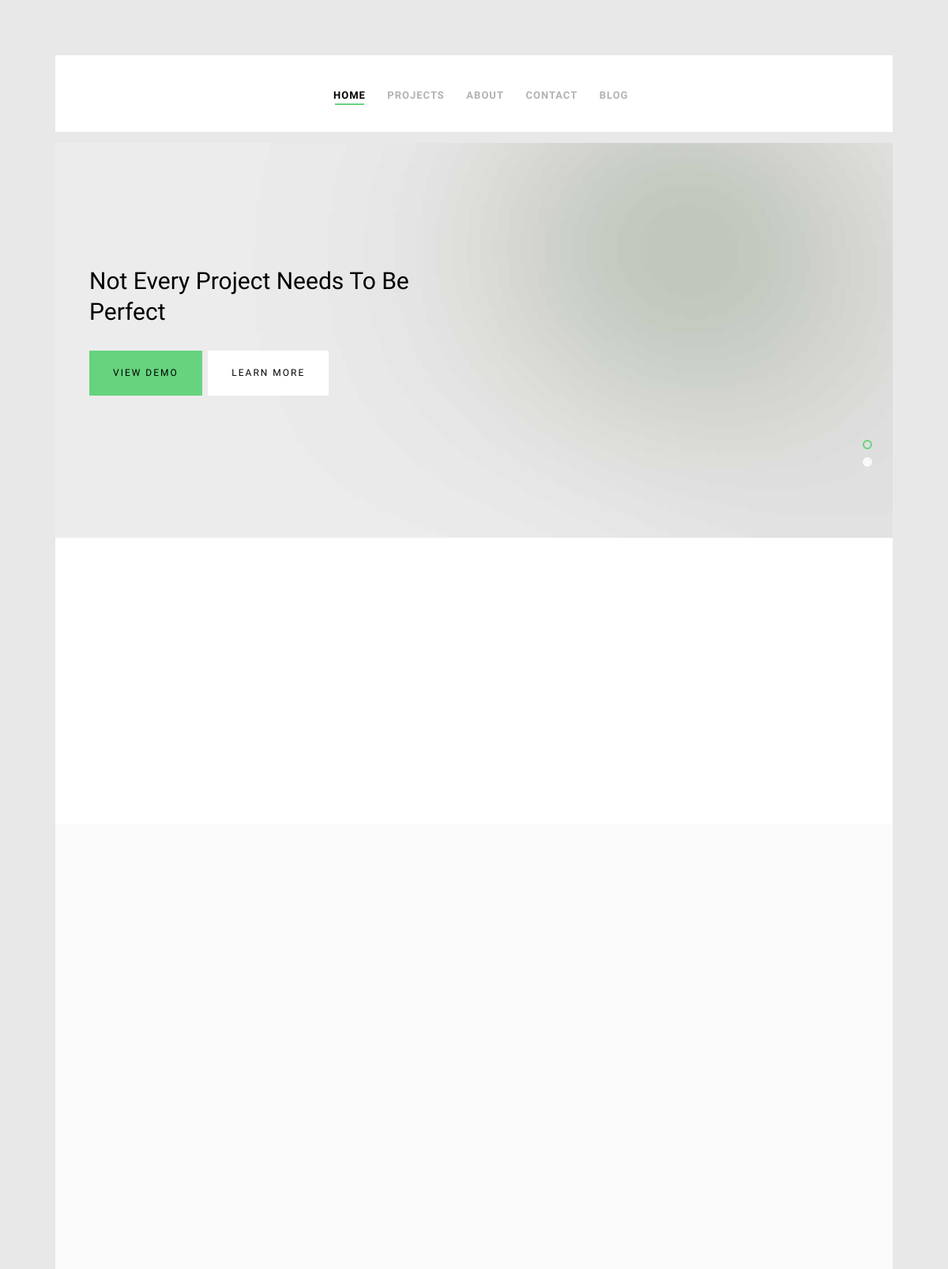
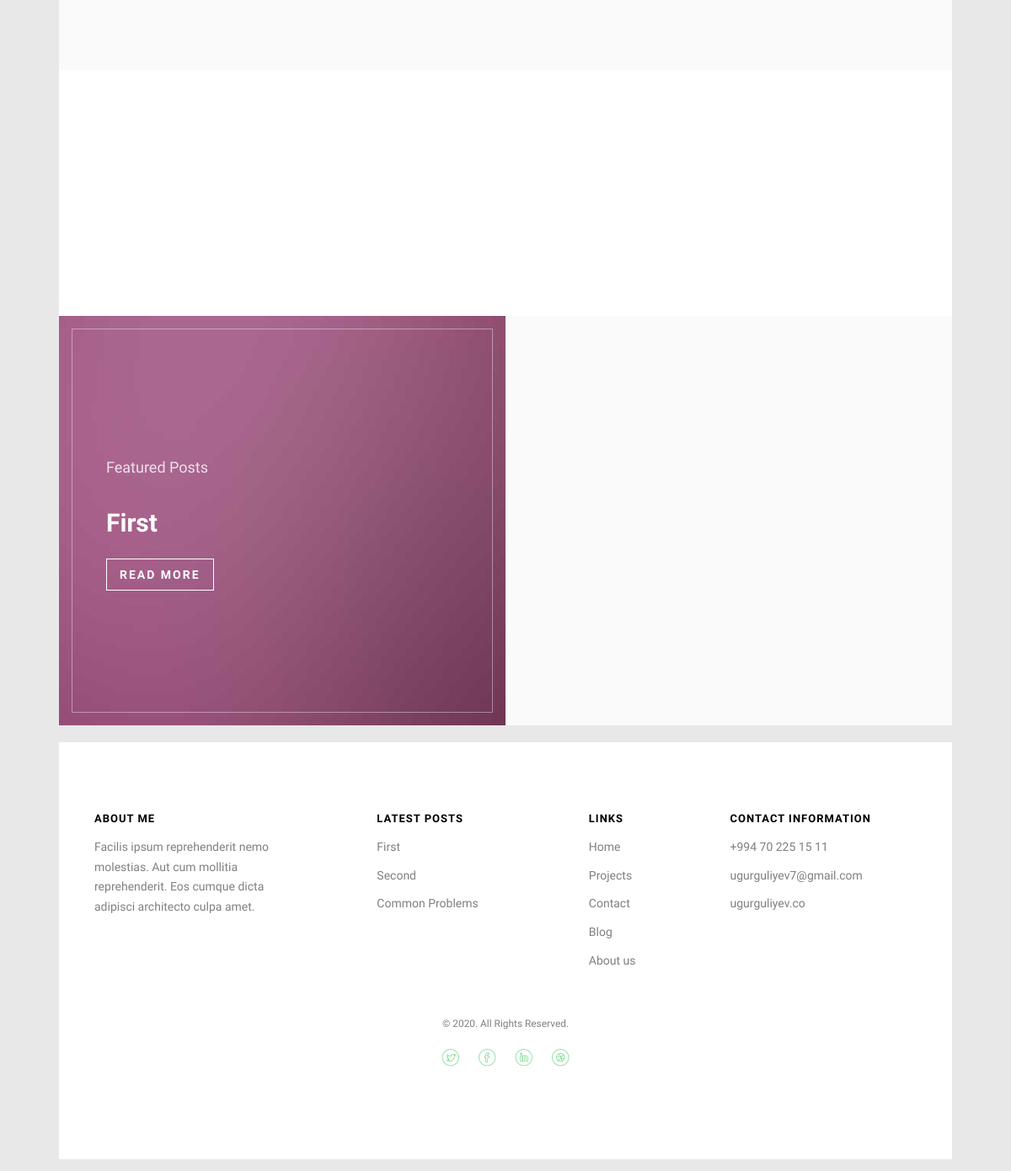
The page / on the database its author committed (2 pictures, top to bottom).
### blog/models/article.py (models this page shows, shortened)
class Article(models.Model):
    title = models.CharField(max_length=60, verbose_name="Title", unique=True)
    description = models.TextField(verbose_name="Description")
    pub_date = models.DateTimeField()
    featured_image = models.ImageField(verbose_name="Post image", null=True)
    slug = AutoSlugField(populate_from='title', null=True)
    featured_post = models.BooleanField(verbose_name="Highlited post", default=False)
    like_count = models.IntegerField(default=0 ,verbose_name="Like count")
    view_count = models.IntegerField(default=0, verbose_name="View count")
    category = models.ForeignKey(Category, on_delete=models.SET_NULL , null=True)
    class Meta:
        verbose_name = "Article"
        verbose_name_plural = "Articles"

### core/views.py (the view)
# urls.py: path('', views.HomePage.as_view(), name="home-page"),
class HomePage(TemplateView):
    template_name = 'index.html'
    def get_context_data(self, *args, **kwargs):
        context = super().get_context_data(*args, **kwargs)
        context = {
            'articles' : Article.objects.all()[:3],
            'highlighted_article': Article.objects.order_by('view_count').last(),
            'projects' : Project.objects.all()
        }
        return context

### blog/models/category.py (called while the page is built)
    def __str__(self):
        return self.name

### projects/models/category.py (called while the page is built)
    def __str__(self):
        return self.name

### templates/index.html (shortened to what this page needs)
{% extends 'base.html' %}
{% load static %}
{% block pages %}
	<li class="active"><a href="{% url 'home-page' %}" style="margin-left: 31rem">Home</a></li>
	<li><a href="{% url 'projects-page' %}">Projects</a></li>
	<li><a href="{% url 'about-page' %}">About</a></li>
	<li><a href="{% url 'contact-page' %}">Contact</a></li>
{% endblock %}
{% block details %}
	<div class="container-wrap">
		<aside id="fh5co-hero">
			<div class="flexslider">
				<ul class="slides">
			   	<li style="background-image: url('{% static 'images/img_bg_1.jpg' %}');">
			   		<div class="container-fluid">
			   			<div class="row">
				   			<div class="col-md-6 col-md-offset-3 col-md-pull-3 slider-text">
				   				<div class="slider-text-inner">
				   					<h1>Not Every Project Needs To Be Perfect</h1>
										<p><a class="btn btn-primary btn-demo" href="#"></i> View Demo</a> <a class="btn btn-primary btn-learn">Learn More</a></p>
				   				</div>
				   			</div>
				   		</div>
			   		</div>
			   	</li>
			  	</ul>
		  	</div>
		</aside>
		<div id="fh5co-services">
			<div class="row">
			</div>
		</div>
		<div id="fh5co-work" class="fh5co-light-grey">
			<div class="row">
			</div>
		</div>
		<div id="fh5co-counter" class="fh5co-counters">
			<div class="row">
			</div>
		</div>
		<div id="fh5co-blog" class="blog-flex">
			<div class="featured-blog" style="background-image: url('{% static 'images/blog-1.jpg' %}');">
				<div class="desc-t">
					<div class="desc-tc">
						<span class="featured-head">Featured Posts</span>
						<h3><a href="#">{{ highlighted_article.title }}</a></h3>
						<span><a href="#" class="read-button">Read more</a></span>
					</div>
				</div>
			</div>
			<div class="blog-entry fh5co-light-grey">
				<div class="row">
				</div>
			</div>
		</div>
	</div>
{% endblock %}

### templates/base.html (shortened to what this page needs)
{% load static %}
<!DOCTYPE HTML>
<html>
	<head>
	<link rel="stylesheet" href="{% static 'css/animate.css' %}">
	<link rel="stylesheet" href="{% static 'css/icomoon.css' %}">
	<link rel="stylesheet" href="{% static 'css/bootstrap.css' %}">
	<link rel="stylesheet" href="{% static 'css/magnific-popup.css' %}">
	<link rel="stylesheet" href="{% static 'css/flexslider.css' %}">
	<link rel="stylesheet" href="{% static 'css/style.css' %}">
    </head>
    <body>
        <div id="page">
        <nav class="fh5co-nav" role="navigation">
            <div class="container-wrap">
                <div class="top-menu">
                    <div class="row">
                        <div class="col-xs-10">
                            <ul>
                                {% block pages %}
                                {% endblock %}
                            <li class="has-dropdown">
                                <a href="{% url 'articles-page' %}">Blog</a>
                            </li>
                            </ul>
                        </div>
                    </div>
                </div>
            </div>
        </nav>
        {% block details %}
        {% endblock %}
        <div class="container-wrap">
            <footer id="fh5co-footer" role="contentinfo">
                <div class="row">
                    <div class="col-md-3 fh5co-widget">
                        <h4>About Me</h4>
                        <p>Facilis ipsum reprehenderit nemo molestias. Aut cum mollitia reprehenderit. Eos cumque dicta adipisci architecto culpa amet.</p>
                    </div>
                    <div class="col-md-3 col-md-push-1">
                        <h4>Latest Posts</h4>
                        <ul class="fh5co-footer-links">
                            {% for article in articles %}
                                <li><a href="#">{{ article.title }}</a></li>
                            {% endfor %}
                        </ul>
                    </div>
                    <div class="col-md-3 col-md-push-1">
                        <h4>Links</h4>
                        <ul class="fh5co-footer-links">
                            <li><a href="{% url 'home-page' %}">Home</a></li>
                            <li><a href="{% url 'projects-page' %}">Projects</a></li>
                            <li><a href="{% url 'contact-page' %}">Contact</a></li>
                            <li><a href="{% url 'articles-page' %}">Blog</a></li>
                            <li><a href="{% url 'about-page' %}">About us</a></li>
                        </ul>
                    </div>
                    <div class="col-md-3">
                        <h4>Contact Information</h4>
                        <ul class="fh5co-footer-links">
                            <li><a href="tel://+994702251511">+994 70 225 15 11</a></li>
                            <li><a href="mailto:ugurguliyev7@gmail.com">ugurguliyev7@gmail.com</a></li>
                            <li><a href="http://ugurguliyev.co">ugurguliyev.co</a></li>
                        </ul>
                    </div>
                </div>
                <div class="row copyright">
                    <div class="col-md-12 text-center">
                        <p>
                            <small class="block">&copy; 2020. All Rights Reserved.</small>
                        </p>
                        <p>
                            <ul class="fh5co-social-icons">
                                <li><a href="#"><i class="icon-twitter"></i></a></li>
                                <li><a href="#"><i class="icon-facebook"></i></a></li>
                                <li><a href="#"><i class="icon-linkedin"></i></a></li>
                                <li><a href="#"><i class="icon-dribbble"></i></a></li>
                            </ul>
                        </p>
                    </div>
                </div>
            </footer>
        </div>
        </div>
    </body>
</html>

### rows shown on the page
Article: title "First"
Article: title "Second"
Article: title "Common Problems"
